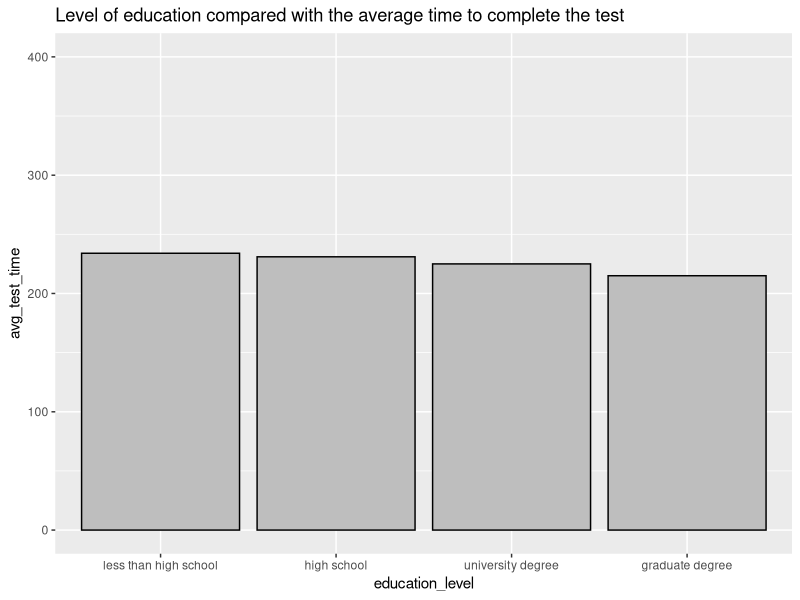
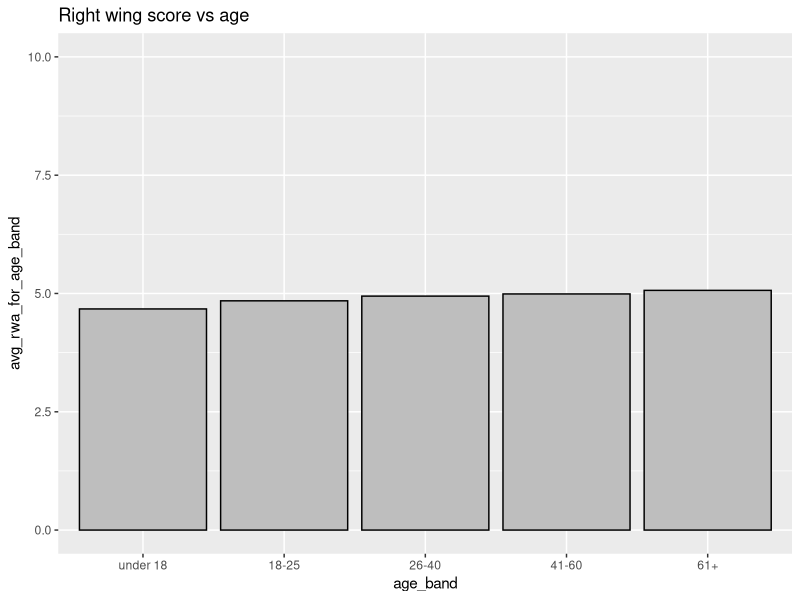
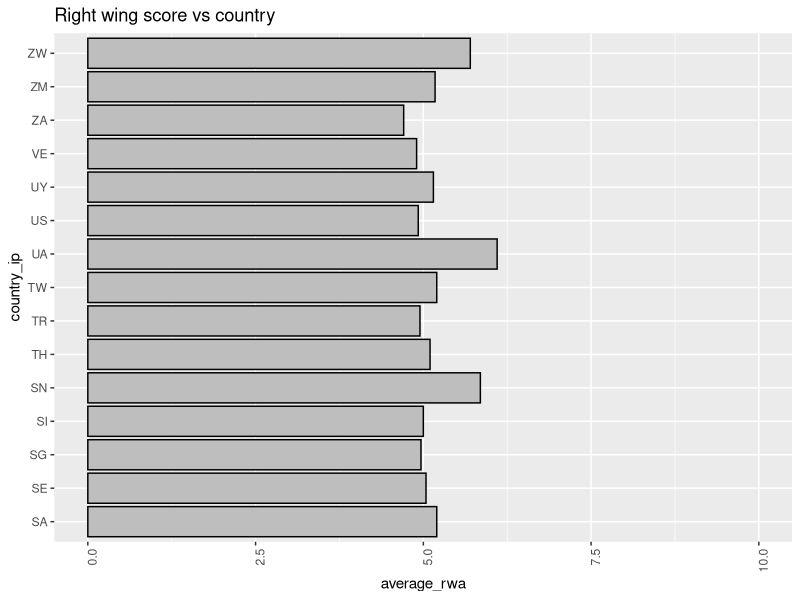
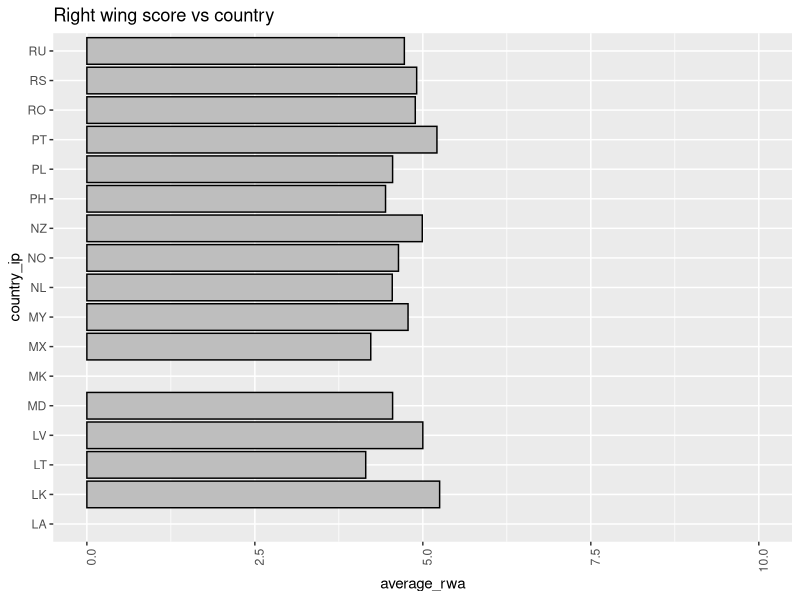
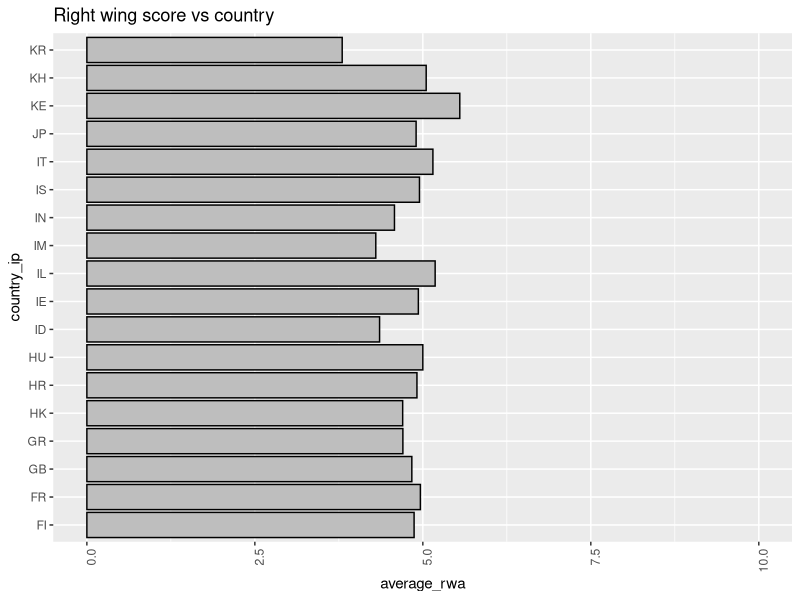
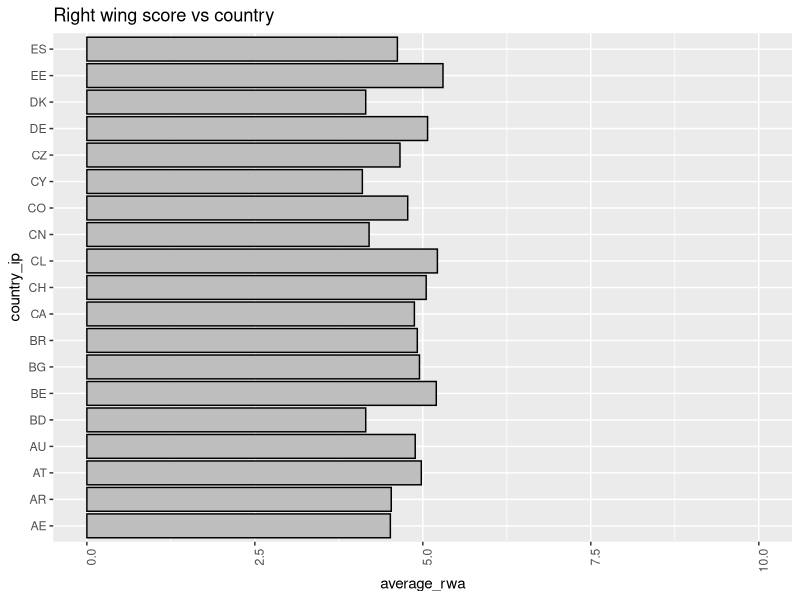

The R source for these figures, in order:
## ---- chunk 1
library(tidyverse)
library(ggplot2)

rw_data <- read_csv("data/clean_data/clean_rwa.csv")
## ---- chunk 2
rw_data %>%
  group_by(gender) %>%
  summarise(average_rwai_per_gender = mean(avg_rwa, na.rm = TRUE),
            .groups = 'drop_last')
## ---- chunk 3
rw_data %>% 
  group_by(handedness) %>% 
  summarise(average_rwai_per_hand_group = mean(avg_rwa, na.rm = TRUE),
            .groups = 'drop_last') %>% 
  drop_na()
## ---- chunk 4
rw_data %>%
  group_by(family_size) %>%
  summarise(average_rwai_per_family_size = mean(avg_rwa, na.rm = TRUE),
            .groups = 'drop_last')
## ---- chunk 5
rw_data %>%
  group_by(education_level) %>% 
  summarise(avg_time = median(test_elapse_t, na.rm = TRUE),
            .groups = 'drop_last')
## ---- chunk 6
rw_data %>%
  group_by(education_level) %>% 
  summarise(median(survey_elapse_t, na.rm = TRUE), .groups = 'drop_last')
## ---- chunk 7
avg_time_per_ed_level_tibble <- rw_data %>% 
  group_by(education_level) %>% 
  summarise(avg_test_time = median(test_elapse_t, na.rm = TRUE),
            .groups = 'drop_last') %>%
  drop_na()
## ---- chunk 8
positions <- c("less than high school", "high school", "university degree", "graduate degree")

ggplot() +
  geom_col(data = avg_time_per_ed_level_tibble, aes(x = education_level, y = avg_test_time), colour = "black", fill = "grey") +
  scale_x_discrete(limits = positions) +
  ylim(0,400) +
  ggtitle("Level of education compared with the average time to complete the test")
## ---- chunk 9
avg_per_age_band <- rw_data %>%
  mutate(age_band = case_when(
    age < 18 ~ "under 18",
    age < 26 ~ "18-25",
    age < 41 ~ "26-40",
    age < 61 ~ "41-60",
    age >= 61 ~ "61+"
  )) %>%
  select(participant_no, age_band, avg_rwa) %>% 
  group_by(age_band) %>% 
  summarise(avg_rwa_for_age_band = mean(avg_rwa, na.rm = TRUE), .groups = 'drop_last')
## ---- chunk 10
positions <- c("under 18", "18-25", "26-40", "41-60", "61+")

ggplot() +
  geom_col(data = avg_per_age_band,
           aes(x = age_band, y = avg_rwa_for_age_band),
           colour = "black", fill = "grey") +
  scale_x_discrete(limits = positions) +
  ylim(0,10) +
  ggtitle("Right wing score vs age")
## ---- chunk 11
avg_rwa_per_country <- rw_data %>% 
  group_by(country_ip) %>% 
  summarise(average_rwa = mean(avg_rwa, na.rm = TRUE),
            .groups = 'drop_last')
## ---- chunk 12
avg_rwa_per_country_group1 <- avg_rwa_per_country %>%
  filter(country_ip < "FA")

avg_rwa_per_country_group2 <- avg_rwa_per_country %>% 
  filter(country_ip >= "FA" & country_ip < "LA")

avg_rwa_per_country_group3 <- avg_rwa_per_country %>% 
  filter(country_ip >= "LA" & country_ip < "SA")

avg_rwa_per_country_group4 <- avg_rwa_per_country %>% 
  filter(country_ip >= "SA")
## ---- chunk 13

ggplot() +
  geom_col(data = avg_rwa_per_country_group4,
           aes(x = country_ip, y = average_rwa),
           colour = "black", fill = "grey") +
  ylim(0,10) +
  ggtitle("Right wing score vs country") +
  theme(axis.text.x = element_text(angle = 90, hjust = 1)) + 
  coord_flip()
## ---- chunk 14

ggplot() +
  geom_col(data = avg_rwa_per_country_group3,
           aes(x = country_ip, y = average_rwa),
           colour = "black", fill = "grey") +
  ylim(0,10) +
  ggtitle("Right wing score vs country") +
  theme(axis.text.x = element_text(angle = 90, hjust = 1)) + 
  coord_flip()
## ---- chunk 15

ggplot() +
  geom_col(data = avg_rwa_per_country_group2,
           aes(x = country_ip, y = average_rwa),
           colour = "black", fill = "grey") +
  ylim(0,10) +
  ggtitle("Right wing score vs country") +
  theme(axis.text.x = element_text(angle = 90, hjust = 1)) + 
  coord_flip()
## ---- chunk 16
ggplot() +
  geom_col(data = avg_rwa_per_country_group1,
           aes(x = country_ip, y = average_rwa),
           colour = "black", fill = "grey") +
  ylim(0,10) +
  ggtitle("Right wing score vs country") +
  theme(axis.text.x = element_text(angle = 90, hjust = 1)) + 
  coord_flip()
## ---- chunk 17
rw_data %>% 
  group_by(urban_classification) %>% 
  summarise(mean(avg_rwa, na.rm = TRUE), .groups = "drop_last")
